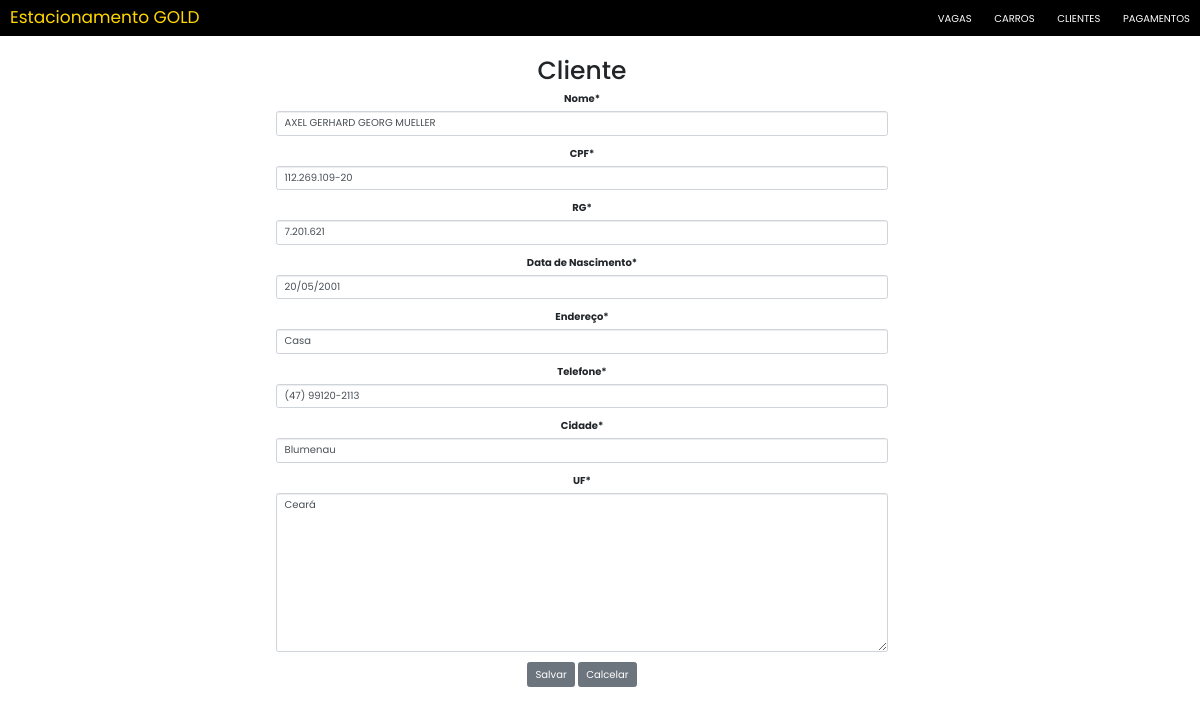
Before: /clientes/update/1/ with the older database file.
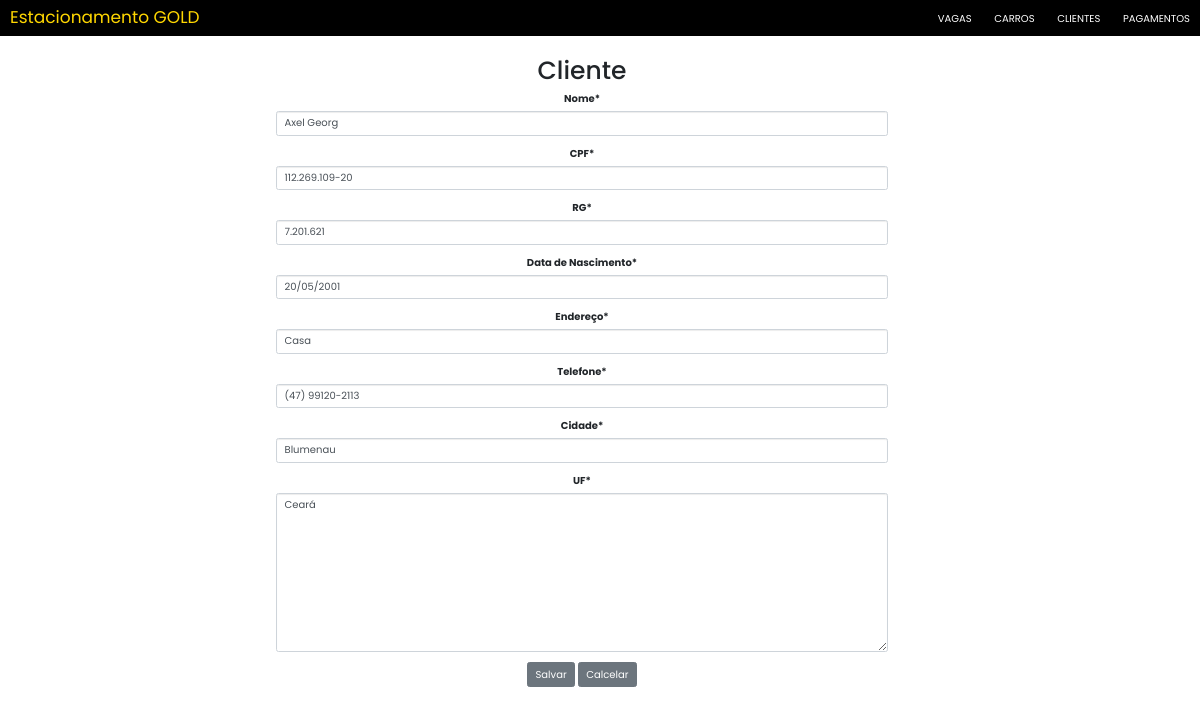
After: the same page with the newer database file.
### mainClientes/models.py (models this page shows, shortened)
class Cliente(models.Model):
    nome = models.CharField(max_length=255)
    cpf = models.CharField(max_length=14, unique=True, verbose_name="CPF")
    rg = models.CharField(max_length=10, verbose_name="RG")
    data_nascimento = models.DateField(verbose_name="Data de Nascimento")
    endereco = models.CharField(max_length=80, verbose_name="Endereço")
    telefone = models.CharField(max_length=15, verbose_name="Telefone")
    cidade = models.CharField(max_length=50, verbose_name="Cidade")
    uF = EnumChoiceField(EnumUF)
    dataHoraCadastro = models.DateTimeField(
        auto_now_add=True, editable=False, verbose_name="Data e Hora Cadastro")
    dataHoraAlteracao = models.DateTimeField(
        auto_now=True, editable=False, verbose_name="Data e Hora Alteração")

### mainClientes/views.py (the view)
# urls.py: path("update/<int:pk>/", views.ClienteUpdate.as_view(), name="update"),
class ClienteUpdate(UpdateView):
    model = Cliente
    fields = '__all__'
    success_url = reverse_lazy('mainClientes:list')

### mainClientes/templates/mainClientes/cliente_form.html (shortened to what this page needs)
{% extends 'Estacionamento/base.html' %}
{% load static %}
{% load crispy_forms_tags %}
{% block content %}
<div style="text-align:center; margin-left: 25%; margin-right: 25%">
    <h1> Cliente </h1>
    <form class="form-horizontal" method="post" action".">
        {{form|crispy}}
        <input type="submit" class="btn btn-secondary" value="Salvar">
        <input type="reset" class="btn btn-secondary" value="Calcelar" onclick="location.href = '{% url 'mainClientes:list' %}'">
    </form>
</div>
{% endblock %}

Changed rows visible on the page:
changed Cliente "Casa": nome "AXEL GERHARD GEORG MUELLER" → "Axel Georg"
